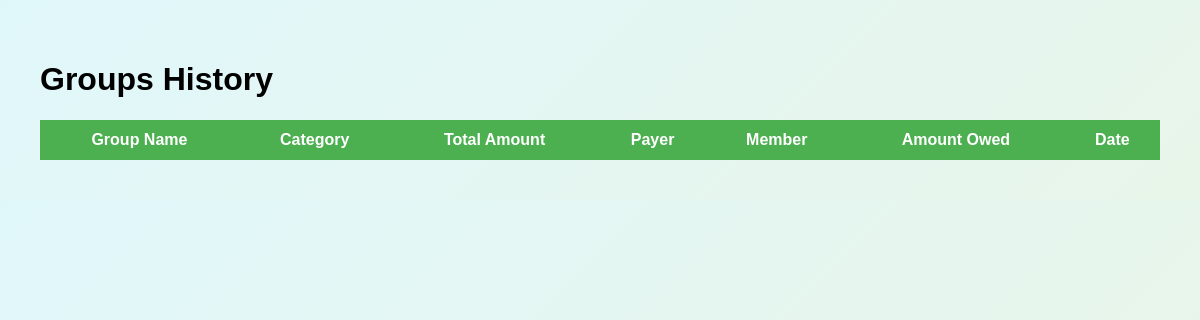
Page /group_history (signed in) on the earlier database version.
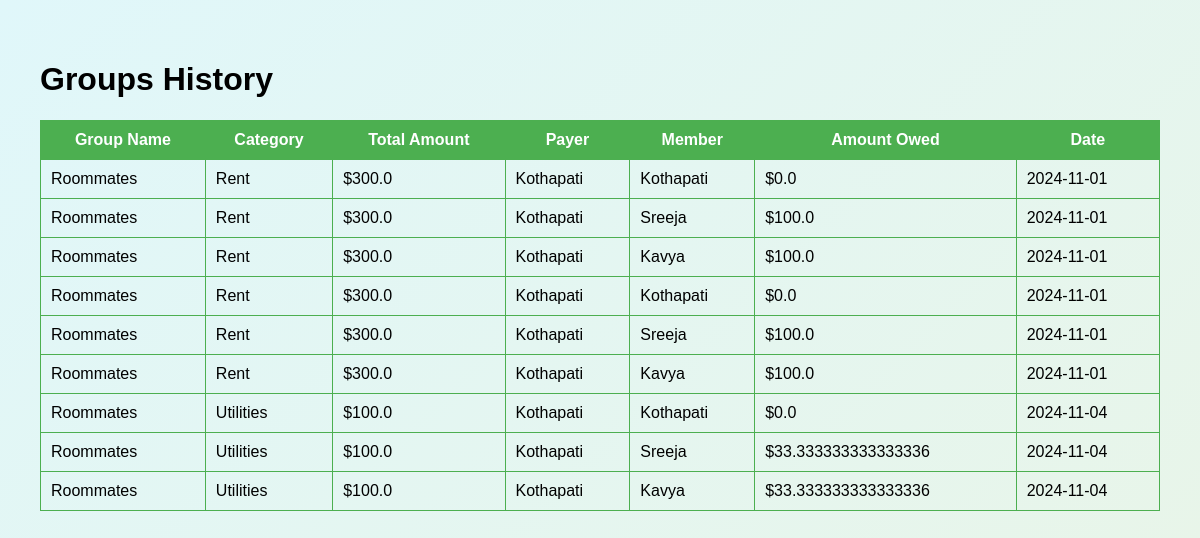
Same page on the later database version.
### tables this page shows
CREATE TABLE expense_details (
            id INTEGER PRIMARY KEY AUTOINCREMENT,
            expense_id INTEGER NOT NULL,
            member_name TEXT NOT NULL,
            amount_owed REAL NOT NULL,
            FOREIGN KEY (expense_id) REFERENCES group_expenses(id),
            FOREIGN KEY (member_name) REFERENCES members(name)
        );

CREATE TABLE group_expenses (
            id INTEGER PRIMARY KEY AUTOINCREMENT,
            group_name TEXT NOT NULL,
            category TEXT NOT NULL,
            total_amount REAL NOT NULL,
            payer TEXT NOT NULL,
            date TEXT NOT NULL,
            FOREIGN KEY (group_name) REFERENCES groups_table(group_name),
            FOREIGN KEY (payer) REFERENCES users(name)
        );

### app.py (the view)
@app.route('/group_history')
def group_history():
    if 'username' not in session:
        return redirect(url_for('login'))
    conn = sqlite3.connect(db_path)
    cursor = conn.cursor()
    cursor.execute('''
        SELECT ge.group_name, ge.category, ge.total_amount, ge.payer, ge.date, ed.member_name, ed.amount_owed
        FROM group_expenses ge
        JOIN expense_details ed ON ge.id = ed.expense_id
    ''')
    history = cursor.fetchall()
    conn.close()
    return render_template('group_history.html', history=history)

### templates/group_history.html (shortened to what this page needs)
<!DOCTYPE html>
<html lang="en">
<head>
</head>
<body>
    <h1>Groups History</h1>
    <table>
        <thead>
            <tr>
                <th>Group Name</th>
                <th>Category</th>
                <th>Total Amount</th>
                <th>Payer</th>
                <th>Member</th>
                <th>Amount Owed</th>
                <th>Date</th>
            </tr>
        </thead>
        <tbody>
            {% for entry in history %}
            <tr>
                <td>{{ entry[0] }}</td>
                <td>{{ entry[1] }}</td>
                <td>${{ entry[2] }}</td>
                <td>{{ entry[3] }}</td>
                <td>{{ entry[5] }}</td>
                <td>${{ entry[6] }}</td>
                <td>{{ entry[4] }}</td>
            </tr>
            {% endfor %}
        </tbody>
    </table>
</body>
</html>

### templates/group_history.html (style rules this page uses)
body { font-family: Arial, sans-serif; margin: 20px; background: linear-gradient(135deg, #e0f7fa, #e8f5e9); padding: 20px; }
table { width: 100%; border-collapse: collapse; margin-top: 20px; }
table, th, td { border: 1px solid #4caf50; }
th { background-color: #4caf50; color: white; padding: 10px; }
td { padding: 10px; text-align: left; }

Differences in the rows shown:
added expense_details: group_name "Roommates", category "Rent", total_amount "300.0", payer "Kothapati", member_name "Kothapati", amount_owed "0.0", date "2024-11-01"
added expense_details: group_name "Roommates", category "Rent", total_amount "300.0", payer "Kothapati", member_name "Sreeja", amount_owed "100.0", date "2024-11-01"
added expense_details: group_name "Roommates", category "Rent", total_amount "300.0", payer "Kothapati", member_name "Kavya", amount_owed "100.0", date "2024-11-01"
added expense_details: group_name "Roommates", category "Rent", total_amount "300.0", payer "Kothapati", member_name "Kothapati", amount_owed "0.0", date "2024-11-01"
added expense_details: group_name "Roommates", category "Rent", total_amount "300.0", payer "Kothapati", member_name "Sreeja", amount_owed "100.0", date "2024-11-01"
added expense_details: group_name "Roommates", category "Rent", total_amount "300.0", payer "Kothapati", member_name "Kavya", amount_owed "100.0", date "2024-11-01"
added expense_details: group_name "Roommates", category "Utilities", total_amount "100.0", payer "Kothapati", member_name "Kothapati", amount_owed "0.0", date "2024-11-04"
added expense_details: group_name "Roommates", category "Utilities", total_amount "100.0", payer "Kothapati", member_name "Sreeja", amount_owed "33.333333333333336", date "2024-11-04"
added expense_details: group_name "Roommates", category "Utilities", total_amount "100.0", payer "Kothapati", member_name "Kavya", amount_owed "33.333333333333336", date "2024-11-04"
